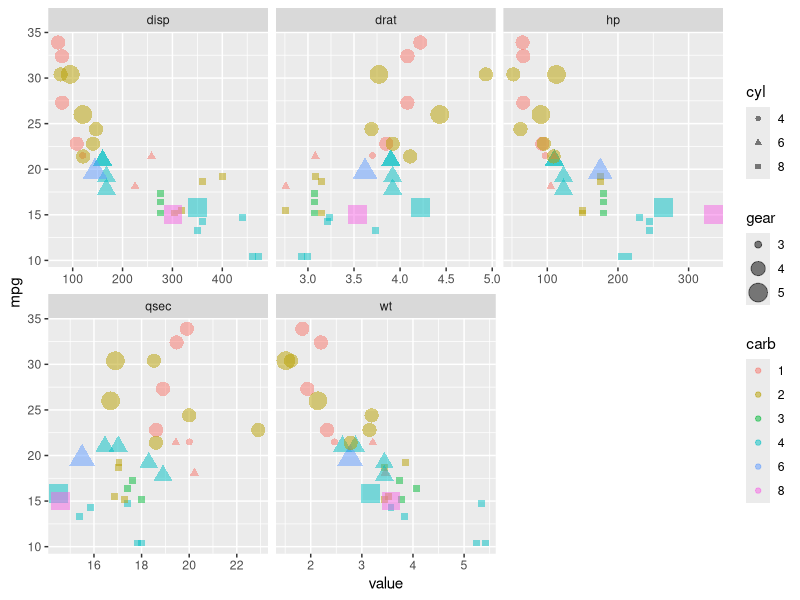

Source code (R):
## ---- chunk 1
knitr::opts_chunk$set(echo = TRUE, fig.path = "../images/")
## ---- chunk 2
# Load Libraries
library(tidyverse)

# Factorize everything with a unique count of 6 or less
mtcars <- as_tibble(mtcars)
col_names <- sapply(mtcars, function(col) length(unique(col)) <= 6)
mtcars[, col_names] <- lapply(mtcars[, col_names], factor)

# Create a faceted plot using gather
mtcars %>%
  gather("key", "value", colnames(select_if(.[-1], is.numeric))) %>%
  ggplot(aes(x = value, y = mpg, color = carb, size = gear, shape = cyl)) +
  geom_point(alpha = 0.5) +
  facet_wrap(~ key, scales = "free_x")
